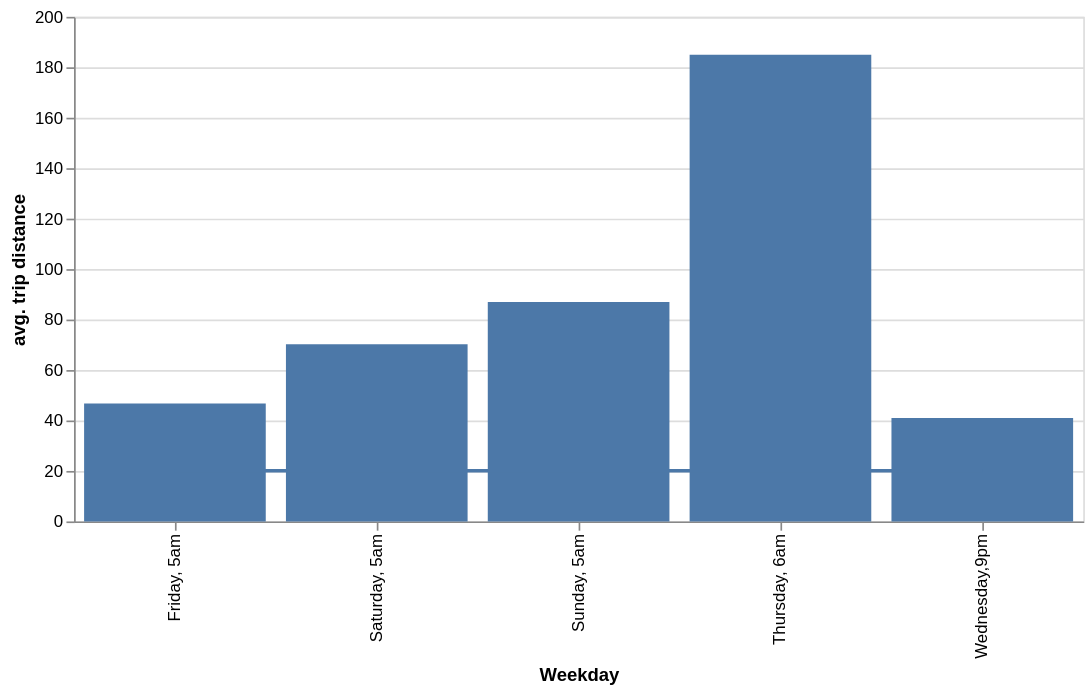

Specify this chart in Vega-Lite:
### Vega-Lite specification from a JSON file in a GitHub repository (floating-point values rounded to 4 significant figures)
{"$schema": "https://vega.github.io/schema/vega-lite/v3.json", "description": "A simple bar chart with embedded data.", "width": 600, "data": {"values": [{"name": "Thursday, 6am", "time": 185, "avg": 20.09}, {"name": "Sunday, 5am", "time": 87, "avg": 20.09}, {"name": "Saturday, 5am", "time": 70.25, "avg": 20.09}, {"name": "Friday, 5am", "time": 46.75, "avg": 20.09}, {"name": "Wednesday,9pm", "time": 41, "avg": 20.09}]}, "layer": [{"mark": "bar", "encoding": {"x": {"field": "name", "type": "ordinal", "title": "Weekday", "sort": {"field": "time"}}, "y": {"field": "time", "type": "quantitative", "title": "avg. trip distance"}}}, {"mark": "line", "encoding": {"x": {"field": "name", "type": "ordinal"}, "y": {"field": "avg", "type": "quantitative"}}}]}
